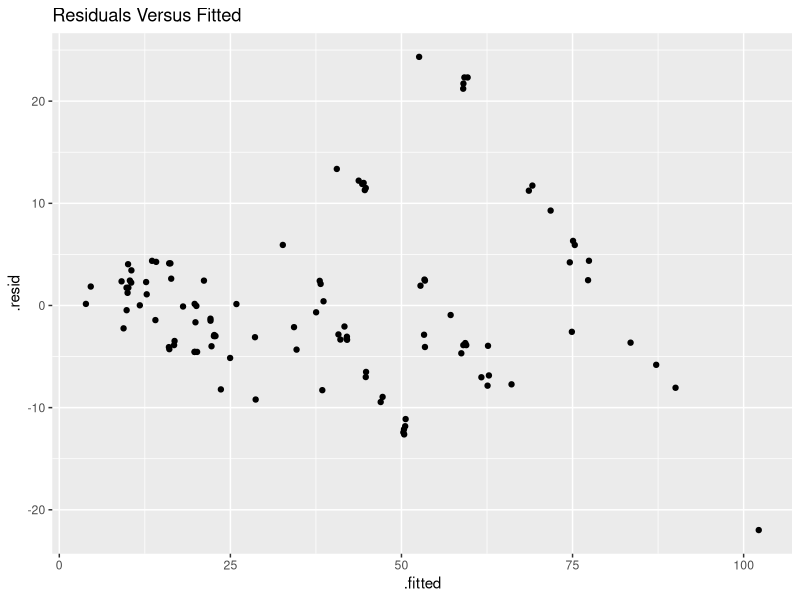
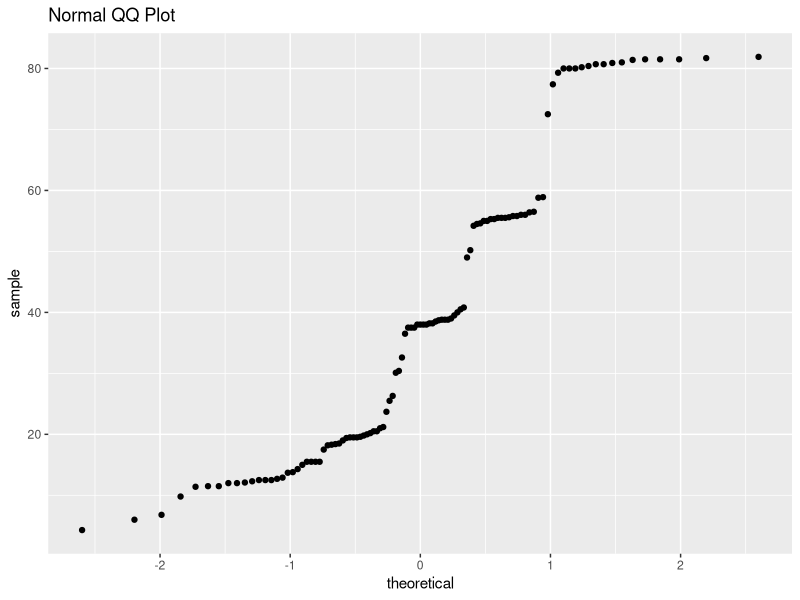
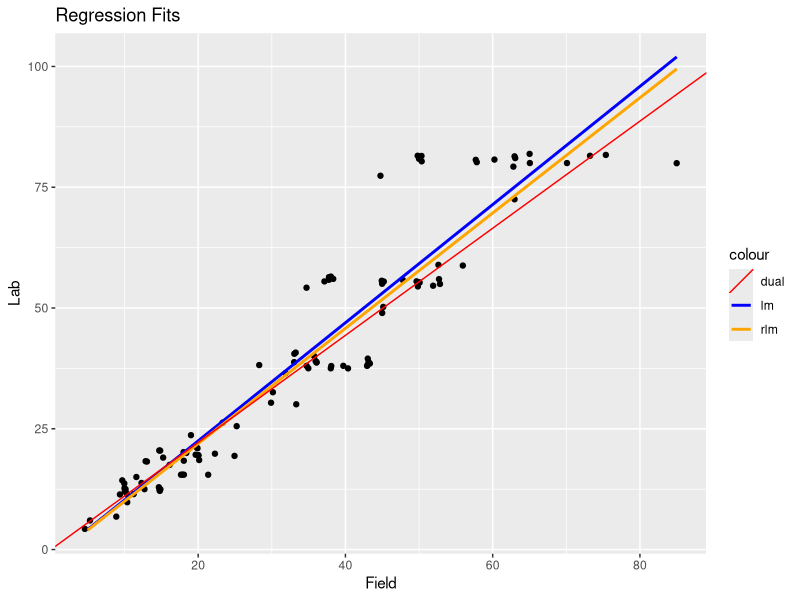

Reproduce these figures in R, in order.
## ---- chunk 1
knitr::opts_chunk$set(echo = FALSE, eval = TRUE)
## ---- chunk 2

library(tidyverse)
library(MASS)
library(broom)

## ---- chunk 3

raw <- read.table('data.txt', header = TRUE)
y <- raw$Lab
x <- raw$Field

f1 <- lm(y ~ x)
bo <- coefficients(f1)
r2 <- residuals(f1)^2
f2 <- glm(r2 ~ x, family = Gamma(link = 'log'), maxit = 1000)
w = rep(0, nrow(raw))
w <- sapply(x, function(g) return(1 / exp(coefficients(f1)[1] + coefficients(f1)[2] * g)))
y <- sqrt(w) * y
x <- sqrt(w) * x
bn <- coefficients(lm(y ~ x))

while(all(abs(bn - bo) > 1E-5)){
  
  f1 <- lm(y ~ x)
  r2 <- residuals(f1)^2
  f2 <- glm(r2 ~ x, family = Gamma(link = 'log'), maxit = 1000)
  w = rep(0, nrow(raw))
  w <- sapply(x, function(g) return(1 / exp(coefficients(f1)[1] + coefficients(f1)[2] * g)))
  y <- sqrt(w) * y
  x <- sqrt(w) * x
  bo <- coefficients(f1)
  bn <- coefficients(lm(y ~ x))
  
}

## ---- chunk 4
cat("The simple linear regression coefficients are:\nIntercept: ", coefficients(lm(Lab ~ Field, data = raw))[1],"\nSlope: ", coefficients(lm(Lab ~ Field, data = raw))[2])

cat("The robust linear regression coefficients are:\nIntercept: ", coefficients(rlm(Lab ~ Field, data = raw))[1],"\nSlope: ", coefficients(rlm(Lab ~ Field, data = raw))[2])

cat("The dual regression coefficients are:\nIntercept: ", bn[1],"\nSlope: ", bn[2])

## ---- chunk 5

mod <- lm(Lab ~ Field, data = raw)
df <- augment(mod)
ggplot(data = df) + 
  geom_jitter(mapping = aes(x = .fitted, y = .resid)) +
  ggtitle("Residuals Versus Fitted")

## ---- chunk 6

ggplot(data = raw) +
  stat_qq(mapping = aes(sample = Lab)) +
  ggtitle("Normal QQ Plot")

## ---- chunk 7
ggplot(data = raw) +
  geom_jitter(mapping = aes(x = Field, y = Lab)) +
  geom_smooth(mapping = aes(x = Field, y = Lab, color = 'lm'), method = 'lm', se = FALSE, fullrange = TRUE) +
  geom_smooth(mapping = aes(x = Field, y = Lab, color = 'rlm'), method = 'rlm', se = FALSE, fullrange = TRUE) +
  geom_abline(mapping = aes(color = 'dual', slope = bn[2], intercept = bn[1])) +
  scale_color_manual(values = c('red', 'blue', 'orange')) +
  ggtitle("Regression Fits")
